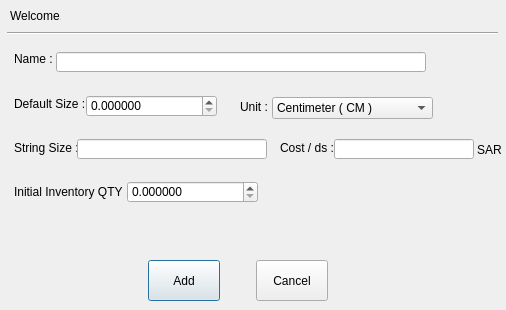
<?xml version="1.0" encoding="UTF-8"?>
<ui version="4.0">
	<class>addNewRMTypeDialog</class>
	<widget class="QDialog" name="addNewRMTypeDialog">
		<property name="geometry">
			<rect>
				<x>0</x>
				<y>0</y>
				<width>506</width>
				<height>310</height>
			</rect>
		</property>
		<property name="windowTitle">
			<string>Add New Raw Material Type</string>
		</property>
		<widget class="QLabel" name="label">
			<property name="geometry">
				<rect>
					<x>10</x>
					<y>5</y>
					<width>51</width>
					<height>21</height>
				</rect>
			</property>
			<property name="text">
				<string>Welcome,</string>
			</property>
		</widget>
		<widget class="QLabel" name="loggeduserlbl">
			<property name="geometry">
				<rect>
					<x>62</x>
					<y>6</y>
					<width>171</width>
					<height>21</height>
				</rect>
			</property>
			<property name="font">
				<font>
					<weight>75</weight>
					<bold>true</bold>
				</font>
			</property>
			<property name="text">
				<string/>
			</property>
		</widget>
		<widget class="Line" name="line">
			<property name="geometry">
				<rect>
					<x>7</x>
					<y>25</y>
					<width>491</width>
					<height>16</height>
				</rect>
			</property>
			<property name="orientation">
				<enum>Qt::Horizontal</enum>
			</property>
		</widget>
		<widget class="QWidget" name="verticalLayoutWidget">
			<property name="geometry">
				<rect>
					<x>14</x>
					<y>40</y>
					<width>111</width>
					<height>171</height>
				</rect>
			</property>
			<layout class="QVBoxLayout" name="verticalLayout">
				<item>
					<widget class="QLabel" name="label_3">
						<property name="text">
							<string>Name :</string>
						</property>
					</widget>
				</item>
				<item>
					<widget class="QLabel" name="label_4">
						<property name="text">
							<string>Default Size :</string>
						</property>
					</widget>
				</item>
				<item>
					<widget class="QLabel" name="label_5">
						<property name="text">
							<string>String Size :</string>
						</property>
					</widget>
				</item>
				<item>
					<widget class="QLabel" name="label_6">
						<property name="text">
							<string>Initial Inventory QTY :</string>
						</property>
					</widget>
				</item>
			</layout>
		</widget>
		<widget class="QLineEdit" name="rmNameled">
			<property name="geometry">
				<rect>
					<x>56</x>
					<y>52</y>
					<width>370</width>
					<height>20</height>
				</rect>
			</property>
		</widget>
		<widget class="QLineEdit" name="srtingSizeled">
			<property name="geometry">
				<rect>
					<x>77</x>
					<y>139</y>
					<width>190</width>
					<height>20</height>
				</rect>
			</property>
		</widget>
		<widget class="QDoubleSpinBox" name="invQTYSpinBox">
			<property name="geometry">
				<rect>
					<x>127</x>
					<y>181</y>
					<width>131</width>
					<height>22</height>
				</rect>
			</property>
			<property name="decimals">
				<number>6</number>
			</property>
			<property name="maximum">
				<double>1000.000000000000000</double>
			</property>
			<property name="singleStep">
				<double>0.000100000000000</double>
			</property>
		</widget>
		<widget class="QLabel" name="label_7">
			<property name="geometry">
				<rect>
					<x>240</x>
					<y>99</y>
					<width>41</width>
					<height>16</height>
				</rect>
			</property>
			<property name="text">
				<string>Unit :</string>
			</property>
		</widget>
		<widget class="QDoubleSpinBox" name="rmDefualtSizeSpinBox">
			<property name="geometry">
				<rect>
					<x>86</x>
					<y>95</y>
					<width>131</width>
					<height>22</height>
				</rect>
			</property>
			<property name="decimals">
				<number>6</number>
			</property>
			<property name="maximum">
				<double>1000.000000000000000</double>
			</property>
			<property name="singleStep">
				<double>0.000100000000000</double>
			</property>
		</widget>
		<widget class="QComboBox" name="rmunitcomboBox">
			<property name="geometry">
				<rect>
					<x>272</x>
					<y>97</y>
					<width>161</width>
					<height>22</height>
				</rect>
			</property>
			<property name="currentIndex">
				<number>1</number>
			</property>
			<item>
				<property name="text">
					<string>Millimetre ( MM )</string>
				</property>
			</item>
			<item>
				<property name="text">
					<string>Centimeter ( CM )</string>
				</property>
			</item>
			<item>
				<property name="text">
					<string>Metre ( M )</string>
				</property>
			</item>
			<item>
				<property name="text">
					<string>Gram ( G )</string>
				</property>
			</item>
			<item>
				<property name="text">
					<string>Kilogram ( KG )</string>
				</property>
			</item>
			<item>
				<property name="text">
					<string>Each ( EA )</string>
				</property>
			</item>
			<item>
				<property name="text">
					<string>Litre ( L )</string>
				</property>
			</item>
		</widget>
		<widget class="QLabel" name="label_8">
			<property name="geometry">
				<rect>
					<x>280</x>
					<y>141</y>
					<width>60</width>
					<height>13</height>
				</rect>
			</property>
			<property name="text">
				<string>Cost / ds :</string>
			</property>
		</widget>
		<widget class="QLineEdit" name="rmcostled">
			<property name="geometry">
				<rect>
					<x>334</x>
					<y>139</y>
					<width>140</width>
					<height>20</height>
				</rect>
			</property>
		</widget>
		<widget class="QPushButton" name="savebtn">
			<property name="geometry">
				<rect>
					<x>148</x>
					<y>260</y>
					<width>72</width>
					<height>41</height>
				</rect>
			</property>
			<property name="text">
				<string>Add</string>
			</property>
		</widget>
		<widget class="QPushButton" name="cancelbtn">
			<property name="geometry">
				<rect>
					<x>256</x>
					<y>260</y>
					<width>72</width>
					<height>41</height>
				</rect>
			</property>
			<property name="text">
				<string>Cancel</string>
			</property>
		</widget>
		<widget class="QLabel" name="statulbl">
			<property name="geometry">
				<rect>
					<x>16</x>
					<y>214</y>
					<width>461</width>
					<height>41</height>
				</rect>
			</property>
			<property name="text">
				<string/>
			</property>
			<property name="alignment">
				<set>Qt::AlignCenter</set>
			</property>
		</widget>
		<widget class="QLabel" name="label_2">
			<property name="geometry">
				<rect>
					<x>477</x>
					<y>143</y>
					<width>47</width>
					<height>13</height>
				</rect>
			</property>
			<property name="text">
				<string>SAR</string>
			</property>
		</widget>
	</widget>
	<resources/>
	<connections/>
</ui>
